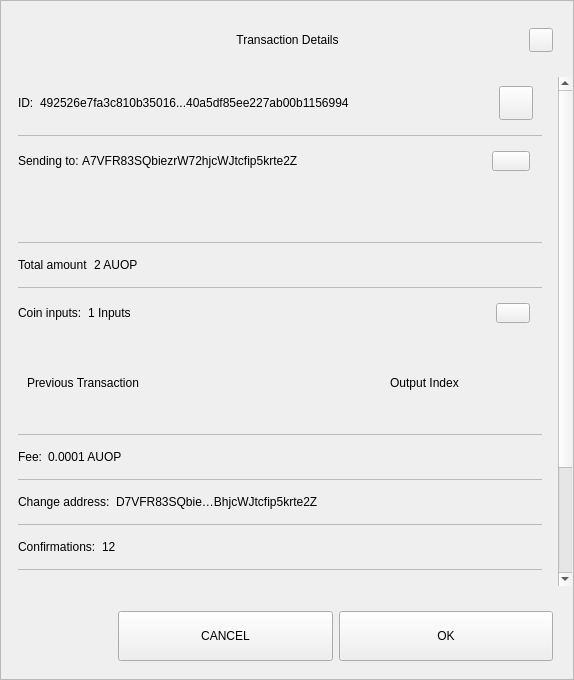
<?xml version="1.0" encoding="UTF-8"?>
<ui version="4.0">
 <class>TxDetailDialog</class>
 <widget class="QWidget" name="TxDetailDialog">
  <property name="geometry">
   <rect>
    <x>0</x>
    <y>0</y>
    <width>574</width>
    <height>680</height>
   </rect>
  </property>
  <property name="sizePolicy">
   <sizepolicy hsizetype="Preferred" vsizetype="Expanding">
    <horstretch>0</horstretch>
    <verstretch>0</verstretch>
   </sizepolicy>
  </property>
  <property name="minimumSize">
   <size>
    <width>574</width>
    <height>500</height>
   </size>
  </property>
  <property name="windowTitle">
   <string>Form</string>
  </property>
  <property name="styleSheet">
   <string notr="true"/>
  </property>
  <layout class="QVBoxLayout" name="verticalLayout_3">
   <property name="spacing">
    <number>0</number>
   </property>
   <property name="leftMargin">
    <number>0</number>
   </property>
   <property name="topMargin">
    <number>0</number>
   </property>
   <property name="rightMargin">
    <number>0</number>
   </property>
   <property name="bottomMargin">
    <number>0</number>
   </property>
   <item>
    <widget class="QFrame" name="frame">
     <property name="sizePolicy">
      <sizepolicy hsizetype="Preferred" vsizetype="Expanding">
       <horstretch>0</horstretch>
       <verstretch>0</verstretch>
      </sizepolicy>
     </property>
     <property name="styleSheet">
      <string notr="true"/>
     </property>
     <property name="frameShape">
      <enum>QFrame::StyledPanel</enum>
     </property>
     <property name="frameShadow">
      <enum>QFrame::Raised</enum>
     </property>
     <layout class="QVBoxLayout" name="verticalLayout">
      <property name="leftMargin">
       <number>0</number>
      </property>
      <property name="rightMargin">
       <number>0</number>
      </property>
      <item>
       <layout class="QHBoxLayout" name="horizontalLayout_3">
        <property name="spacing">
         <number>0</number>
        </property>
        <property name="leftMargin">
         <number>20</number>
        </property>
        <property name="topMargin">
         <number>10</number>
        </property>
        <property name="rightMargin">
         <number>20</number>
        </property>
        <item>
         <spacer name="horizontalSpacer_1">
          <property name="orientation">
           <enum>Qt::Horizontal</enum>
          </property>
          <property name="sizeHint" stdset="0">
           <size>
            <width>40</width>
            <height>20</height>
           </size>
          </property>
         </spacer>
        </item>
        <item>
         <widget class="QLabel" name="labelTitle">
          <property name="minimumSize">
           <size>
            <width>0</width>
            <height>40</height>
           </size>
          </property>
          <property name="maximumSize">
           <size>
            <width>16777215</width>
            <height>40</height>
           </size>
          </property>
          <property name="styleSheet">
           <string notr="true">padding-left:24px;</string>
          </property>
          <property name="text">
           <string>Transaction Details</string>
          </property>
          <property name="alignment">
           <set>Qt::AlignCenter</set>
          </property>
          <property name="margin">
           <number>7</number>
          </property>
         </widget>
        </item>
        <item>
         <spacer name="horizontalSpacer_2">
          <property name="orientation">
           <enum>Qt::Horizontal</enum>
          </property>
          <property name="sizeHint" stdset="0">
           <size>
            <width>40</width>
            <height>20</height>
           </size>
          </property>
         </spacer>
        </item>
        <item>
         <widget class="QPushButton" name="btnEsc">
          <property name="minimumSize">
           <size>
            <width>24</width>
            <height>24</height>
           </size>
          </property>
          <property name="maximumSize">
           <size>
            <width>24</width>
            <height>24</height>
           </size>
          </property>
          <property name="focusPolicy">
           <enum>Qt::NoFocus</enum>
          </property>
          <property name="text">
           <string/>
          </property>
         </widget>
        </item>
       </layout>
      </item>
      <item>
       <spacer name="verticalSpacer">
        <property name="orientation">
         <enum>Qt::Vertical</enum>
        </property>
        <property name="sizeType">
         <enum>QSizePolicy::Fixed</enum>
        </property>
        <property name="sizeHint" stdset="0">
         <size>
          <width>20</width>
          <height>10</height>
         </size>
        </property>
       </spacer>
      </item>
      <item>
       <widget class="QWidget" name="layoutScroll" native="true">
        <property name="minimumSize">
         <size>
          <width>0</width>
          <height>0</height>
         </size>
        </property>
        <layout class="QVBoxLayout" name="verticalLayout_4">
         <property name="leftMargin">
          <number>0</number>
         </property>
         <property name="topMargin">
          <number>0</number>
         </property>
         <property name="rightMargin">
          <number>0</number>
         </property>
         <item>
          <widget class="QScrollArea" name="scrollArea">
           <property name="styleSheet">
            <string notr="true">#scrollArea {
background:transparent;
}</string>
           </property>
           <property name="horizontalScrollBarPolicy">
            <enum>Qt::ScrollBarAlwaysOff</enum>
           </property>
           <property name="sizeAdjustPolicy">
            <enum>QAbstractScrollArea::AdjustIgnored</enum>
           </property>
           <property name="widgetResizable">
            <bool>true</bool>
           </property>
           <property name="alignment">
            <set>Qt::AlignLeading|Qt::AlignLeft|Qt::AlignTop</set>
           </property>
           <widget class="QWidget" name="scrollAreaWidgetContents">
            <property name="geometry">
             <rect>
              <x>0</x>
              <y>0</y>
              <width>556</width>
              <height>672</height>
             </rect>
            </property>
            <property name="autoFillBackground">
             <bool>false</bool>
            </property>
            <property name="styleSheet">
             <string notr="true">#scrollAreaWidgetContents {
background:transparent;
}</string>
            </property>
            <layout class="QVBoxLayout" name="verticalLayout_7">
             <property name="spacing">
              <number>0</number>
             </property>
             <property name="sizeConstraint">
              <enum>QLayout::SetDefaultConstraint</enum>
             </property>
             <property name="leftMargin">
              <number>0</number>
             </property>
             <property name="topMargin">
              <number>0</number>
             </property>
             <property name="rightMargin">
              <number>0</number>
             </property>
             <property name="bottomMargin">
              <number>0</number>
             </property>
             <item>
              <widget class="QWidget" name="content" native="true">
               <layout class="QVBoxLayout" name="verticalLayout_2">
                <property name="leftMargin">
                 <number>16</number>
                </property>
                <property name="topMargin">
                 <number>0</number>
                </property>
                <property name="rightMargin">
                 <number>16</number>
                </property>
                <item>
                 <widget class="QWidget" name="contentID" native="true">
                  <layout class="QHBoxLayout" name="horizontalLayout_12" stretch="0,1,0">
                   <property name="leftMargin">
                    <number>0</number>
                   </property>
                   <item>
                    <widget class="QLabel" name="labelId">
                     <property name="maximumSize">
                      <size>
                       <width>16777215</width>
                       <height>16777215</height>
                      </size>
                     </property>
                     <property name="text">
                      <string>ID:</string>
                     </property>
                    </widget>
                   </item>
                   <item>
                    <widget class="QLabel" name="textId">
                     <property name="text">
                      <string>492526e7fa3c810b35016...40a5df85ee227ab00b1156994</string>
                     </property>
                    </widget>
                   </item>
                   <item>
                    <widget class="QPushButton" name="pushCopy">
                     <property name="minimumSize">
                      <size>
                       <width>34</width>
                       <height>34</height>
                      </size>
                     </property>
                     <property name="maximumSize">
                      <size>
                       <width>34</width>
                       <height>34</height>
                      </size>
                     </property>
                     <property name="focusPolicy">
                      <enum>Qt::NoFocus</enum>
                     </property>
                     <property name="text">
                      <string/>
                     </property>
                     <property name="iconSize">
                      <size>
                       <width>24</width>
                       <height>24</height>
                      </size>
                     </property>
                    </widget>
                   </item>
                  </layout>
                 </widget>
                </item>
                <item>
                 <widget class="QLabel" name="labelDivider9">
                  <property name="maximumSize">
                   <size>
                    <width>16777215</width>
                    <height>1</height>
                   </size>
                  </property>
                  <property name="styleSheet">
                   <string notr="true">background-color:#bababa;</string>
                  </property>
                  <property name="text">
                   <string/>
                  </property>
                 </widget>
                </item>
                <item>
                 <widget class="QWidget" name="contentOutputs" native="true">
                  <layout class="QHBoxLayout" name="horizontalLayout_11" stretch="0,3,0">
                   <property name="spacing">
                    <number>0</number>
                   </property>
                   <property name="leftMargin">
                    <number>0</number>
                   </property>
                   <property name="rightMargin">
                    <number>12</number>
                   </property>
                   <item>
                    <widget class="QLabel" name="labelSend">
                     <property name="maximumSize">
                      <size>
                       <width>16777215</width>
                       <height>16777215</height>
                      </size>
                     </property>
                     <property name="text">
                      <string>Sending to: </string>
                     </property>
                    </widget>
                   </item>
                   <item>
                    <widget class="QLabel" name="textSend">
                     <property name="text">
                      <string>A7VFR83SQbiezrW72hjcWJtcfip5krte2Z </string>
                     </property>
                    </widget>
                   </item>
                   <item>
                    <widget class="QPushButton" name="pushOutputs">
                     <property name="minimumSize">
                      <size>
                       <width>34</width>
                       <height>20</height>
                      </size>
                     </property>
                     <property name="maximumSize">
                      <size>
                       <width>38</width>
                       <height>20</height>
                      </size>
                     </property>
                     <property name="focusPolicy">
                      <enum>Qt::NoFocus</enum>
                     </property>
                     <property name="styleSheet">
                      <string notr="true"/>
                     </property>
                     <property name="text">
                      <string/>
                     </property>
                    </widget>
                   </item>
                  </layout>
                 </widget>
                </item>
                <item>
                 <widget class="QScrollArea" name="outputsScrollArea">
                  <property name="minimumSize">
                   <size>
                    <width>0</width>
                    <height>50</height>
                   </size>
                  </property>
                  <property name="styleSheet">
                   <string notr="true">#outputsScrollArea {
background:transparent;
}</string>
                  </property>
                  <property name="widgetResizable">
                   <bool>true</bool>
                  </property>
                  <widget class="QWidget" name="container_outputs_base">
                   <property name="geometry">
                    <rect>
                     <x>0</x>
                     <y>0</y>
                     <width>522</width>
                     <height>48</height>
                    </rect>
                   </property>
                   <property name="styleSheet">
                    <string notr="true">#container_outputs_base {
background:transparent;
}</string>
                   </property>
                  </widget>
                 </widget>
                </item>
                <item>
                 <widget class="QLabel" name="labelDivider8">
                  <property name="maximumSize">
                   <size>
                    <width>16777215</width>
                    <height>1</height>
                   </size>
                  </property>
                  <property name="styleSheet">
                   <string notr="true">background-color:#bababa;</string>
                  </property>
                  <property name="text">
                   <string/>
                  </property>
                 </widget>
                </item>
                <item>
                 <widget class="QWidget" name="contentAmount" native="true">
                  <layout class="QHBoxLayout" name="horizontalLayout_4" stretch="0,1">
                   <property name="leftMargin">
                    <number>0</number>
                   </property>
                   <item>
                    <widget class="QLabel" name="labelAmount">
                     <property name="maximumSize">
                      <size>
                       <width>16777215</width>
                       <height>16777215</height>
                      </size>
                     </property>
                     <property name="text">
                      <string>Total amount</string>
                     </property>
                    </widget>
                   </item>
                   <item>
                    <widget class="QLabel" name="textAmount">
                     <property name="text">
                      <string>2 AUOP</string>
                     </property>
                    </widget>
                   </item>
                  </layout>
                 </widget>
                </item>
                <item>
                 <widget class="QLabel" name="labelDivider6">
                  <property name="maximumSize">
                   <size>
                    <width>16777215</width>
                    <height>1</height>
                   </size>
                  </property>
                  <property name="styleSheet">
                   <string notr="true">background-color:#bababa;</string>
                  </property>
                  <property name="text">
                   <string/>
                  </property>
                 </widget>
                </item>
                <item>
                 <widget class="QWidget" name="contentInputs" native="true">
                  <layout class="QHBoxLayout" name="horizontalLayout" stretch="0,2,0">
                   <property name="leftMargin">
                    <number>0</number>
                   </property>
                   <property name="rightMargin">
                    <number>12</number>
                   </property>
                   <item>
                    <widget class="QLabel" name="labelInputs">
                     <property name="sizePolicy">
                      <sizepolicy hsizetype="Minimum" vsizetype="Preferred">
                       <horstretch>0</horstretch>
                       <verstretch>0</verstretch>
                      </sizepolicy>
                     </property>
                     <property name="maximumSize">
                      <size>
                       <width>16777215</width>
                       <height>16777215</height>
                      </size>
                     </property>
                     <property name="text">
                      <string>Coin inputs:</string>
                     </property>
                    </widget>
                   </item>
                   <item>
                    <widget class="QLabel" name="textInputs">
                     <property name="text">
                      <string>1 Inputs</string>
                     </property>
                    </widget>
                   </item>
                   <item>
                    <widget class="QPushButton" name="pushInputs">
                     <property name="maximumSize">
                      <size>
                       <width>34</width>
                       <height>20</height>
                      </size>
                     </property>
                     <property name="focusPolicy">
                      <enum>Qt::NoFocus</enum>
                     </property>
                     <property name="styleSheet">
                      <string notr="true"/>
                     </property>
                     <property name="text">
                      <string/>
                     </property>
                    </widget>
                   </item>
                  </layout>
                 </widget>
                </item>
                <item>
                 <widget class="QFrame" name="gridInputs">
                  <property name="sizePolicy">
                   <sizepolicy hsizetype="Preferred" vsizetype="MinimumExpanding">
                    <horstretch>0</horstretch>
                    <verstretch>0</verstretch>
                   </sizepolicy>
                  </property>
                  <property name="minimumSize">
                   <size>
                    <width>0</width>
                    <height>90</height>
                   </size>
                  </property>
                  <layout class="QGridLayout" name="gridLayoutInput" columnstretch="5,2" rowminimumheight="0">
                   <property name="sizeConstraint">
                    <enum>QLayout::SetMaximumSize</enum>
                   </property>
                   <property name="verticalSpacing">
                    <number>0</number>
                   </property>
                   <item row="0" column="0" alignment="Qt::AlignLeft">
                    <widget class="QLabel" name="labelTitlePrevTx">
                     <property name="text">
                      <string>Previous Transaction</string>
                     </property>
                    </widget>
                   </item>
                   <item row="0" column="1" alignment="Qt::AlignLeft">
                    <widget class="QLabel" name="labelOutputIndex">
                     <property name="text">
                      <string>Output Index</string>
                     </property>
                     <property name="alignment">
                      <set>Qt::AlignCenter</set>
                     </property>
                    </widget>
                   </item>
                  </layout>
                 </widget>
                </item>
                <item>
                 <widget class="QLabel" name="labelDivider1">
                  <property name="maximumSize">
                   <size>
                    <width>16777215</width>
                    <height>1</height>
                   </size>
                  </property>
                  <property name="styleSheet">
                   <string notr="true">background-color:#bababa;</string>
                  </property>
                  <property name="text">
                   <string/>
                  </property>
                 </widget>
                </item>
                <item>
                 <widget class="QWidget" name="contentFee" native="true">
                  <layout class="QHBoxLayout" name="horizontalLayout_7" stretch="0,1">
                   <property name="leftMargin">
                    <number>0</number>
                   </property>
                   <item>
                    <widget class="QLabel" name="labelFee">
                     <property name="maximumSize">
                      <size>
                       <width>16777215</width>
                       <height>16777215</height>
                      </size>
                     </property>
                     <property name="text">
                      <string>Fee:</string>
                     </property>
                    </widget>
                   </item>
                   <item>
                    <widget class="QLabel" name="textFee">
                     <property name="text">
                      <string>0.0001 AUOP</string>
                     </property>
                    </widget>
                   </item>
                  </layout>
                 </widget>
                </item>
                <item>
                 <widget class="QLabel" name="labelDivider2">
                  <property name="maximumSize">
                   <size>
                    <width>16777215</width>
                    <height>1</height>
                   </size>
                  </property>
                  <property name="styleSheet">
                   <string notr="true">background-color:#bababa;</string>
                  </property>
                  <property name="text">
                   <string/>
                  </property>
                 </widget>
                </item>
                <item>
                 <widget class="QWidget" name="contentChangeAddress" native="true">
                  <layout class="QHBoxLayout" name="horizontalLayout_6" stretch="0,1">
                   <property name="leftMargin">
                    <number>0</number>
                   </property>
                   <item>
                    <widget class="QLabel" name="labelChange">
                     <property name="maximumSize">
                      <size>
                       <width>16777215</width>
                       <height>16777215</height>
                      </size>
                     </property>
                     <property name="text">
                      <string>Change address:</string>
                     </property>
                    </widget>
                   </item>
                   <item>
                    <widget class="QLabel" name="textChange">
                     <property name="text">
                      <string>D7VFR83SQbie…BhjcWJtcfip5krte2Z </string>
                     </property>
                    </widget>
                   </item>
                  </layout>
                 </widget>
                </item>
                <item>
                 <widget class="QLabel" name="labelDivider4">
                  <property name="maximumSize">
                   <size>
                    <width>16777215</width>
                    <height>1</height>
                   </size>
                  </property>
                  <property name="styleSheet">
                   <string notr="true">background-color:#bababa;</string>
                  </property>
                  <property name="text">
                   <string/>
                  </property>
                 </widget>
                </item>
                <item>
                 <widget class="QWidget" name="contentConfirmations" native="true">
                  <layout class="QHBoxLayout" name="horizontalLayout_8" stretch="0,1">
                   <property name="leftMargin">
                    <number>0</number>
                   </property>
                   <item>
                    <widget class="QLabel" name="labelConfirmations">
                     <property name="maximumSize">
                      <size>
                       <width>16777215</width>
                       <height>16777215</height>
                      </size>
                     </property>
                     <property name="text">
                      <string>Confirmations:</string>
                     </property>
                    </widget>
                   </item>
                   <item>
                    <widget class="QLabel" name="textConfirmations">
                     <property name="text">
                      <string>12</string>
                     </property>
                    </widget>
                   </item>
                  </layout>
                 </widget>
                </item>
                <item>
                 <widget class="QLabel" name="labelDivider7">
                  <property name="maximumSize">
                   <size>
                    <width>16777215</width>
                    <height>1</height>
                   </size>
                  </property>
                  <property name="styleSheet">
                   <string notr="true">background-color:#bababa;</string>
                  </property>
                  <property name="text">
                   <string/>
                  </property>
                 </widget>
                </item>
                <item>
                 <widget class="QWidget" name="contentSize" native="true">
                  <layout class="QHBoxLayout" name="horizontalLayout_9" stretch="0,1">
                   <property name="leftMargin">
                    <number>0</number>
                   </property>
                   <item>
                    <widget class="QLabel" name="labelSize">
                     <property name="maximumSize">
                      <size>
                       <width>16777215</width>
                       <height>16777215</height>
                      </size>
                     </property>
                     <property name="text">
                      <string>Size:</string>
                     </property>
                    </widget>
                   </item>
                   <item>
                    <widget class="QLabel" name="textSize">
                     <property name="text">
                      <string>2 kB</string>
                     </property>
                    </widget>
                   </item>
                  </layout>
                 </widget>
                </item>
                <item>
                 <widget class="QLabel" name="labelDivider3">
                  <property name="maximumSize">
                   <size>
                    <width>16777215</width>
                    <height>1</height>
                   </size>
                  </property>
                  <property name="styleSheet">
                   <string notr="true">background-color:#bababa;</string>
                  </property>
                  <property name="text">
                   <string/>
                  </property>
                 </widget>
                </item>
                <item>
                 <widget class="QWidget" name="contentDate" native="true">
                  <layout class="QHBoxLayout" name="horizontalLayout_5" stretch="0,1">
                   <property name="leftMargin">
                    <number>0</number>
                   </property>
                   <item>
                    <widget class="QLabel" name="labelDate">
                     <property name="maximumSize">
                      <size>
                       <width>16777215</width>
                       <height>16777215</height>
                      </size>
                     </property>
                     <property name="text">
                      <string>Date:</string>
                     </property>
                    </widget>
                   </item>
                   <item>
                    <widget class="QLabel" name="textDate">
                     <property name="text">
                      <string>May 25, 2017</string>
                     </property>
                    </widget>
                   </item>
                  </layout>
                 </widget>
                </item>
                <item>
                 <widget class="QLabel" name="labelDivider5">
                  <property name="maximumSize">
                   <size>
                    <width>16777215</width>
                    <height>1</height>
                   </size>
                  </property>
                  <property name="styleSheet">
                   <string notr="true">background-color:#bababa;</string>
                  </property>
                  <property name="text">
                   <string/>
                  </property>
                 </widget>
                </item>
                <item>
                 <widget class="QWidget" name="contentStatus" native="true">
                  <layout class="QHBoxLayout" name="horizontalLayout_10" stretch="0,1">
                   <property name="leftMargin">
                    <number>0</number>
                   </property>
                   <item>
                    <widget class="QLabel" name="labelStatus">
                     <property name="maximumSize">
                      <size>
                       <width>16777215</width>
                       <height>16777215</height>
                      </size>
                     </property>
                     <property name="text">
                      <string>Status:</string>
                     </property>
                    </widget>
                   </item>
                   <item>
                    <widget class="QLabel" name="textStatus">
                     <property name="text">
                      <string>Spendable</string>
                     </property>
                    </widget>
                   </item>
                  </layout>
                 </widget>
                </item>
                <item>
                 <spacer name="verticalSpacer_2">
                  <property name="orientation">
                   <enum>Qt::Vertical</enum>
                  </property>
                  <property name="sizeType">
                   <enum>QSizePolicy::Expanding</enum>
                  </property>
                  <property name="sizeHint" stdset="0">
                   <size>
                    <width>20</width>
                    <height>10</height>
                   </size>
                  </property>
                 </spacer>
                </item>
                <item>
                 <widget class="QLabel" name="labelWarning">
                  <property name="text">
                   <string>TextLabel</string>
                  </property>
                  <property name="alignment">
                   <set>Qt::AlignCenter</set>
                  </property>
                 </widget>
                </item>
               </layout>
              </widget>
             </item>
            </layout>
           </widget>
          </widget>
         </item>
        </layout>
       </widget>
      </item>
      <item>
       <widget class="QWidget" name="containerButtons" native="true">
        <layout class="QHBoxLayout" name="horizontalLayout1" stretch="1,2,2">
         <property name="leftMargin">
          <number>10</number>
         </property>
         <property name="rightMargin">
          <number>20</number>
         </property>
         <item>
          <spacer name="horizontalSpacer_3">
           <property name="orientation">
            <enum>Qt::Horizontal</enum>
           </property>
           <property name="sizeHint" stdset="0">
            <size>
             <width>40</width>
             <height>20</height>
            </size>
           </property>
          </spacer>
         </item>
         <item>
          <widget class="QPushButton" name="btnCancel">
           <property name="minimumSize">
            <size>
             <width>200</width>
             <height>50</height>
            </size>
           </property>
           <property name="focusPolicy">
            <enum>Qt::NoFocus</enum>
           </property>
           <property name="text">
            <string>CANCEL</string>
           </property>
          </widget>
         </item>
         <item>
          <widget class="QPushButton" name="btnSave">
           <property name="minimumSize">
            <size>
             <width>200</width>
             <height>50</height>
            </size>
           </property>
           <property name="focusPolicy">
            <enum>Qt::NoFocus</enum>
           </property>
           <property name="text">
            <string>OK</string>
           </property>
          </widget>
         </item>
        </layout>
       </widget>
      </item>
     </layout>
    </widget>
   </item>
  </layout>
 </widget>
 <resources/>
 <connections/>
</ui>
